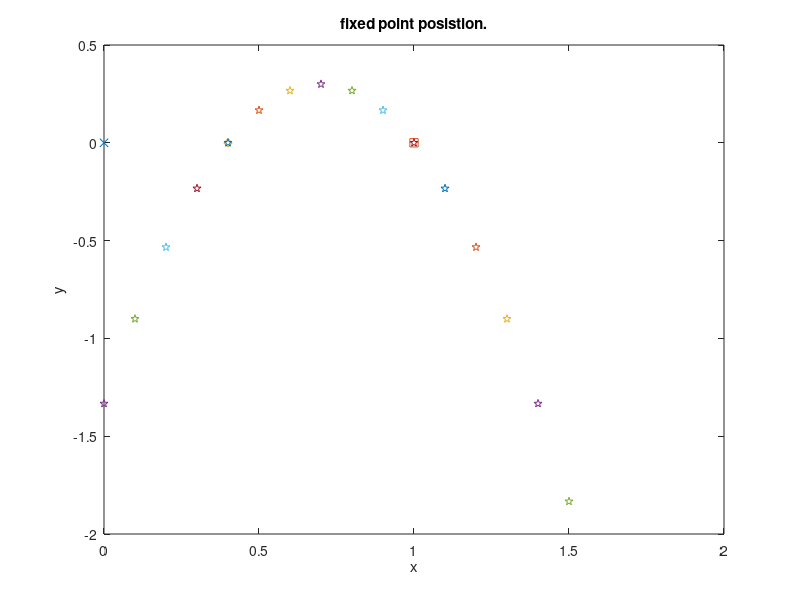
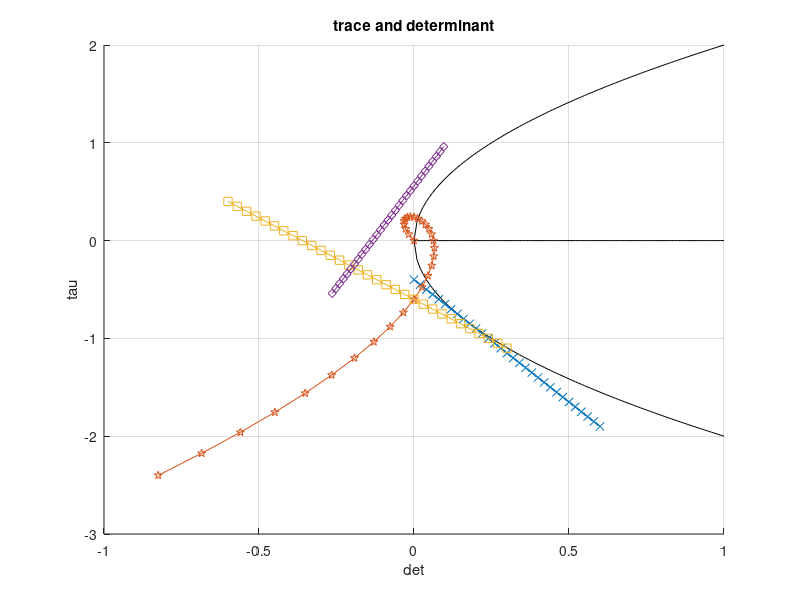
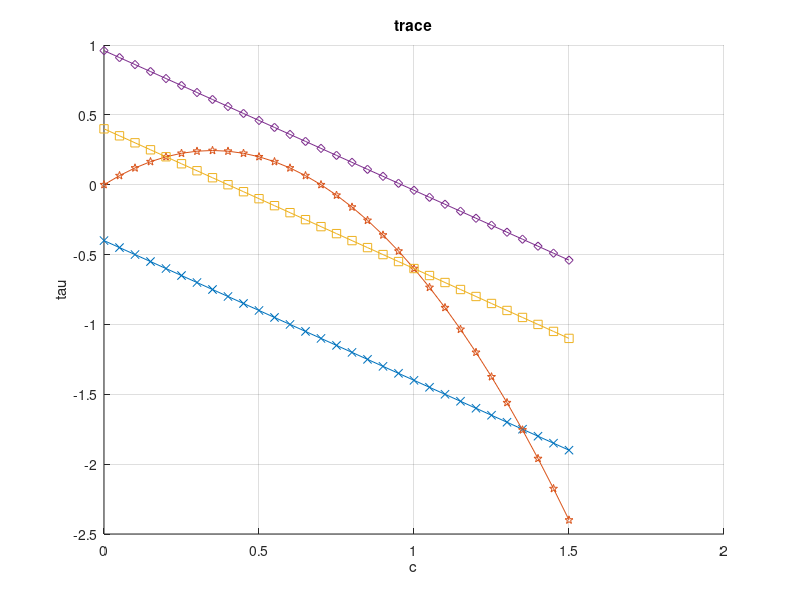
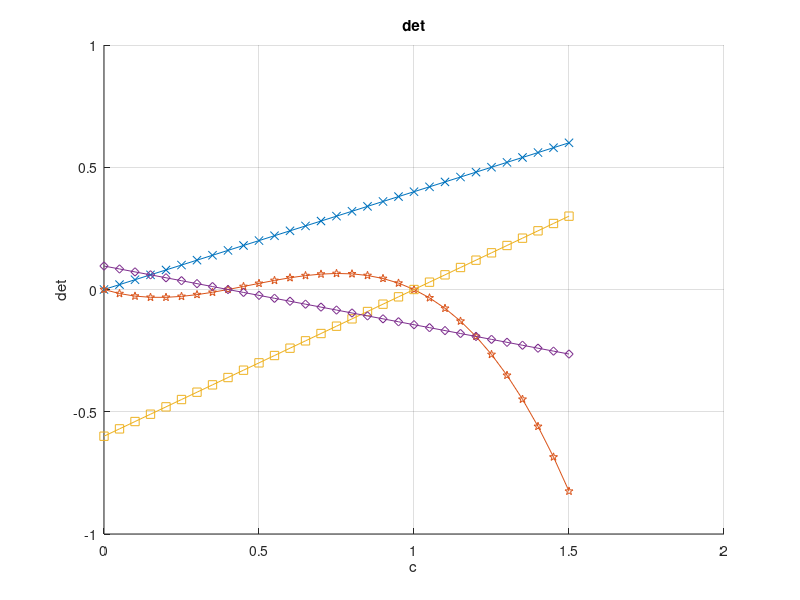

Reproduce these figures in MATLAB, in order.

%given conditions.
a = 0.4;
b = 0.3;

%Learn more about the stability of the Predetor-Prey Fixed points by
%plotting trace determinant and spiral condition.

figure(1)
x1 = [0 0];
x3 = [1 0];
x4 = [a 0];

plot(x1(1),x1(2),'x')
hold on;
plot(x3(1),x3(2),'s')
plot(x4(1),x4(2),'d')

for c = 0:0.1:1.5
    x2 = [c ((c-a)*(1-c))/b];
    plot(x2(1),x2(2),'p')
end
title('fixed point posistion.')
xlabel('x')
ylabel('y')
hold off;

figure(2)
title('trace and determinant')
hold on;
grid on;
det = 0:0.01:1;
plot(det,sqrt(4*det),'k')
plot(det,-sqrt(4*det),'k')
plot(det,zeros(length(det),1),'k')
c = 0:0.05:1.5;
for i = 1:length(c)
    % x1:
    tau1(i) = -a - c(i);
    det1(i) = a*c(i);
   
    %x2:
    tau2(i) = c(i)*(1 + a - 2*c(i));
    det2(i) = c(i)*(c(i) - a)*(1 - c(i));
    
    %x3 :
    tau3(i) = -c(i) + a;
    det3(i) = (a-1)*(1-c(i));
    
    %x4
    tau4(i) = a^2 + 2*a -c(i);
    det4(i) = (-a^2 + a)*(a-c(i));
end
plot(det1,tau1,'-x')
plot(det2,tau2,'-p')
plot(det3,tau3,'-s')
plot(det4,tau4,'-d')    
xlabel('det')
ylabel('tau')
hold off;

figure(3)
title('trace')
hold on;
plot(c,tau1,'-x')
plot(c,tau2,'-p')
plot(c,tau3,'-s')
plot(c,tau4,'-d')
xlabel('c')
ylabel('tau')
grid on; hold off;

figure(4)
title('det')
hold on;
grid on;
plot(c,det1,'-x') %x
plot(c,det2,'-p') %star
plot(c,det3,'-s') %square
plot(c,det4,'-d') %diamond
xlabel('c')
ylabel('det')
grid on; hold off;

figure(5)
title('3d tau,det')
hold on;
grid on;
plot3(tau1,det1,c,'-x')
plot3(tau2,det2,c,'-p')
plot3(tau3,det3,c,'-s')
plot3(tau4,det4,c,'-d')    
xlabel('tau')
ylabel('det')
zlabel('c')
grid on; hold off;

figure(6)
hold on
title('spiral condition')
plot(c,tau1.^2-4*det1,'-x')
plot(c,tau2.^2-4*det2,'-p')
plot(c,tau3.^2-4*det3,'-s')
plot(c,tau4.^2-4*det4,'-d')  
xlabel('c')
ylabel('tau^2-4*det')
grid on; hold off;



